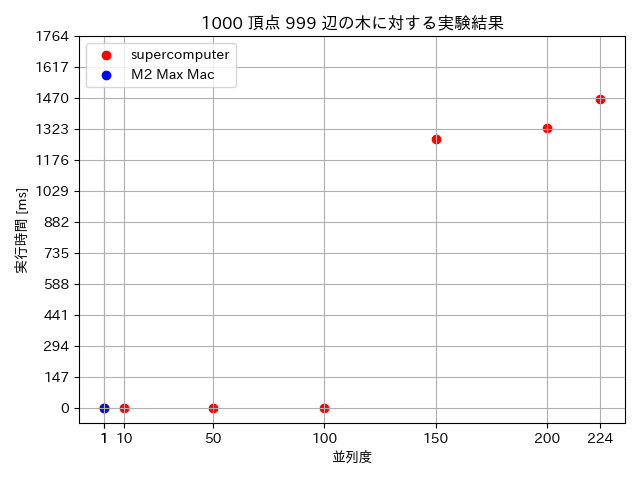

Write Python code to recreate this figure.
import matplotlib.pyplot as plt
import japanize_matplotlib # 図の中で日本語が使えるようにする
import glob

# グラフを作成する関数（引数は x 軸の上限値）
# x 軸：並列度
# y 軸：実行時間（ミリ秒）
# 実験データは木の結果を使用
def plot_tree(cpu_size_limit = None):
    super_x_process_size = []
    super_y_time = []
    m2_x_process_size = []
    m2_y_time = []

    # 実験データの読み込み
    files = glob.glob("./../../graph/result/tree/*.txt")
    for file_path in files:
        file_name = file_path.split("/")[-1]
        cpu_size = int(file_name.split("_")[-1].replace(".txt", ""))

        # 逐次処理のファイル名の末尾（数値）は並列度を表していないので、その並列度を 1 にしておく
        if cpu_size == 999:
            cpu_size = 1 # 逐次処理の並列度は 1

        # 特定の並列度以下のグラフを作成する場合
        if cpu_size_limit is not None and cpu_size > cpu_size_limit:
            continue

        # ファイル名が "super" で始まる場合はスーパーコンピュータのデータ
        # ファイル名が "m2_max_mac" で始まる場合は M2 Max Mac のデータ
        # そのため、ファイル名の先頭を見て処理を分ける
        if file_name.startswith("super"):
            with open(file_path, "r") as file:
                lines = file.readlines()
                assert int(lines[0].strip()) == cpu_size, "エラー：ファイルの先頭にある並列度とファイル名の並列度が不一致です"
                _ans = list(map(int, lines[1].strip().split())) # 距離（今回は使わない）
                time = int(lines[2].strip()) # 実行時間（ミリ秒）
                super_x_process_size.append(cpu_size)
                super_y_time.append(time)
        elif file_name.startswith("m2_max_mac"):
            with open(file_path, "r") as file:
                lines = file.readlines()
                _ans = list(map(int, lines[0].strip().split())) # 距離（今回は使わない）
                time = int(lines[1].strip()) # 実行時間（ミリ秒）
                m2_x_process_size.append(cpu_size)
                m2_y_time.append(time)

    # グラフの描画
    plt.scatter(super_x_process_size, super_y_time, color = "red", label = "supercomputer") # 横軸, 縦軸, 点の色, ラベル
    plt.scatter(m2_x_process_size, m2_y_time, color = "blue", label = "M2 Max Mac") # 横軸, 縦軸, 点の色, ラベル
    plt.xticks(super_x_process_size + m2_x_process_size) # x 軸の目盛りを設定
    REPEAT_SIZE = 10
    repeat = max(super_y_time + m2_y_time) // REPEAT_SIZE + 1 # y 軸の目盛りの間隔
    plt.yticks(range(0, repeat * (REPEAT_SIZE + 3), repeat)) # y 軸の目盛りを設定
    plt.grid() # グリッド線を表示
    plt.legend(loc = "upper left") # 凡例を左上に表示
    plt.title(f"1000 頂点 999 辺の木に対する実験結果")
    plt.xlabel("並列度")
    plt.ylabel("実行時間 [ms]")
    plt.tight_layout() # レイアウトの調整

    # グラフの保存
    save_path = "plot_tree.png"
    if cpu_size_limit is not None:
        save_path = f"plot_tree_limit_{cpu_size_limit}.png"
    plt.savefig(save_path) # 作成したグラフの保存先
    plt.close()
    return save_path


def main():
    path1 = plot_tree() # 全ての並列度に対するグラフを作成
    path2 = plot_tree(cpu_size_limit = 100) # 特定の並列度以下のグラフを作成
    print("グラフを作成しました", path1, path2)


# エントリポイント
if __name__ == "__main__":
    main()
